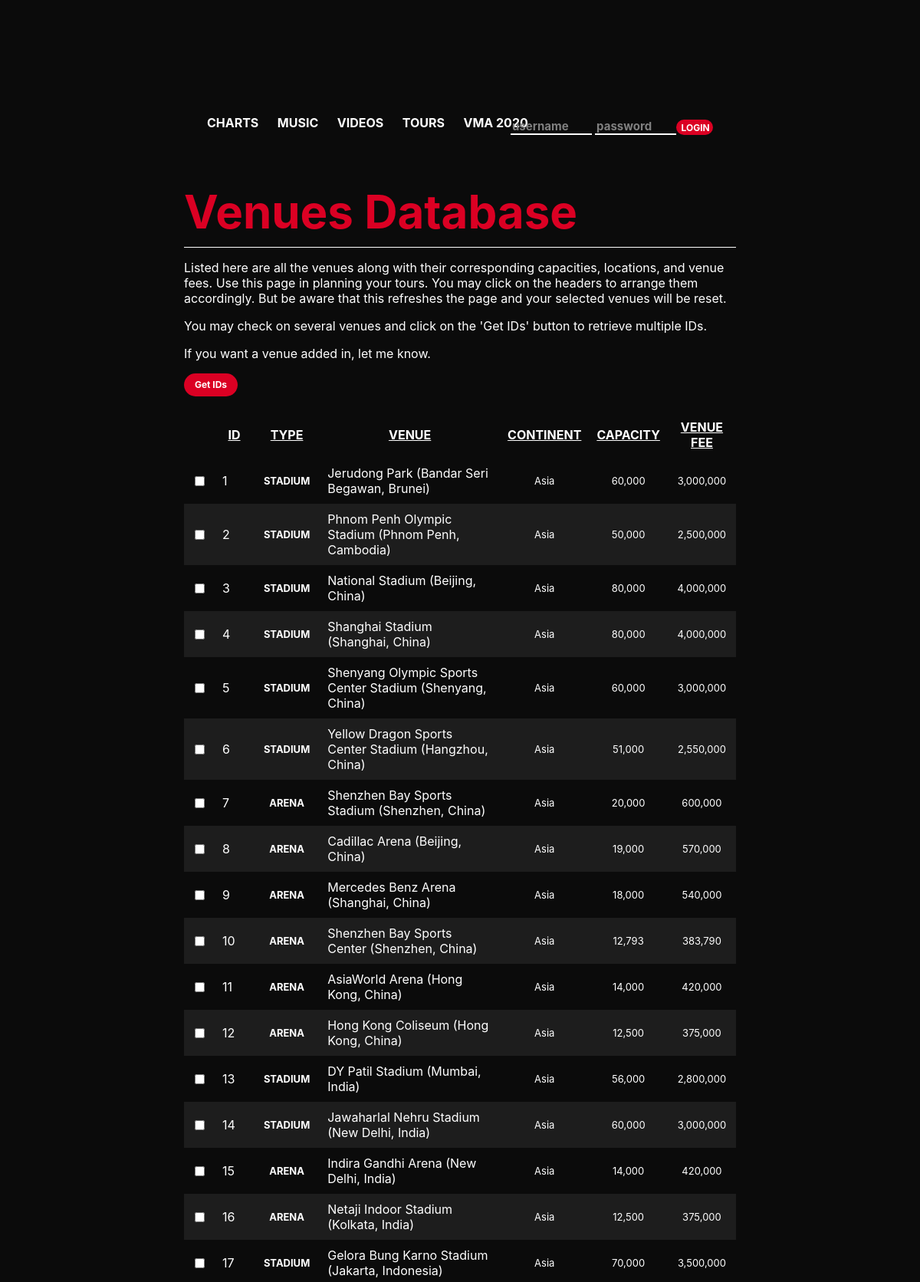
The app's page /website/venues.php (upper part) with its own data.
### tables this page shows
CREATE TABLE `venues` (
  `id` int(11) NOT NULL,
  `venue` varchar(100) NOT NULL,
  `city` varchar(50) NOT NULL,
  `country` varchar(50) NOT NULL,
  `continent` varchar(50) NOT NULL,
  `type` varchar(50) NOT NULL,
  `capacity` int(10) NOT NULL,
  `fee` int(10) NOT NULL
);

### website/venues.php (the view, shortened to what this page needs)
<?php
	include("includes/header.php");
	$sql = "SELECT * FROM venues";
?>
<div class="header" style="min-height: 100vh;">
	<h2 style="margin: 0;font-size: 60px;color: #db0023; border-bottom: 1px solid white; padding-bottom: 10px; margin-bottom: 10px;">Venues Database</h2>
	<p>Listed here are all the venues along with their corresponding capacities, locations, and venue fees. Use this page in planning your tours. You may click on the headers to arrange them accordingly. But be aware that this refreshes the page and your selected venues will be reset. </p>
	<p>You may check on several venues and click on the 'Get IDs' button to retrieve multiple IDs.</p>
	<p>If you want a venue added in, let me know.</p>
	<table id="myTable2">
		<tr>
			<th></th>
			<th><a href="venues.php?sort=id">ID</a></th>
			<th><a href="venues.php?sort=type">TYPE</a></th>
			<th><a href="venues.php?sort=venue">VENUE</a></th>
			<th><a href="venues.php?sort=continent">CONTINENT</a></th>
			<th><a href="venues.php?sort=capacity">CAPACITY</a></th>
			<th><a href="venues.php?sort=venuefee">VENUE FEE</a></th>
		</tr>
		<form id="prospects_form">
		<?php
				$result = $con->query($sql);
				if (mysqli_num_rows($result) > 0) {
 				   while($row = mysqli_fetch_assoc($result)) {
 				   	?>
 				   	<tr>
 				   		<td><input type="checkbox" name="venue" value="<?php echo $row['id'] ?>"></td>
 						<td><?php echo $row['id'] ?></td>
 						<td style="text-align: center; font-size: 13px; font-weight: bold;"><?php echo $row['type'] ?></td>
 						<td><?php echo $row['venue']; echo" (";echo $row['city']; echo", "; echo $row['country'];echo")" ?></td>
 						<td style="text-align: center;font-size: 13px; "><?php echo $row['continent'] ?></td>
 						<td style="text-align: center;font-size: 13px; "><?php echo number_format($row['capacity'])?></td>
 						<td style="text-align: center;font-size: 13px; "><?php echo number_format($row['fee']) ?></td>
 				   	</tr>
 				   <?php
 				   }
 				}
 				?>
 		<button style="width: 70px; height: 30px; border-radius: 20px; float: left; margin-bottom: 20px;" type="button">Get IDs</button>
 		</form>
	</table>
</div>
<?php
	include("includes/footer.php");
?>

### website/assets/css/style_1.css (style rules this page uses)
html, body { padding: 0; margin: 0; background-color: #0b0b0b; }
* { font-family: "SFProDisplay"; color: white; }
.header { min-width: 50%; max-width: 60%; margin-right: auto; margin-left: auto; overflow-x: auto; position: relative; margin-top: 5vh; }
button { float: right; background-color: #db0023; border: none; font-weight: bold; font-size: 12px; width: 70px; height: 20px; line-height: 20px; border-radius: 10px; }
input::placeholder { color: grey; font-size: 15px; }
table, th, td { border-collapse: collapse; border-spacing: 20px; padding: 10px; }
table { width: 100%; }
tr:nth-child(even) { background-color: #1d1d1d; }

### records on screen
venues: id "1", type "STADIUM", venue "Jerudong Park", city "Bandar Seri Begawan", country "Brunei", continent "Asia", capacity "60,000", fee "3,000,000"
venues: id "2", type "STADIUM", venue "Phnom Penh Olympic Stadium", city "Phnom Penh", country "Cambodia", continent "Asia", capacity "50,000", fee "2,500,000"
venues: id "3", type "STADIUM", venue "National Stadium", city "Beijing", country "China", continent "Asia", capacity "80,000", fee "4,000,000"
venues: id "4", type "STADIUM", venue "Shanghai Stadium", city "Shanghai", country "China", continent "Asia", capacity "80,000", fee "4,000,000"
venues: id "5", type "STADIUM", venue "Shenyang Olympic Sports Center Stadium", city "Shenyang", country "China", continent "Asia", capacity "60,000", fee "3,000,000"
venues: id "6", type "STADIUM", venue "Yellow Dragon Sports Center Stadium", city "Hangzhou", country "China", continent "Asia", capacity "51,000", fee "2,550,000"
venues: id "7", type "ARENA", venue "Shenzhen Bay Sports Stadium", city "Shenzhen", country "China", continent "Asia", capacity "20,000", fee "600,000"
venues: id "8", type "ARENA", venue "Cadillac Arena", city "Beijing", country "China", continent "Asia", capacity "19,000", fee "570,000"
venues: id "9", type "ARENA", venue "Mercedes Benz Arena", city "Shanghai", country "China", continent "Asia", capacity "18,000", fee "540,000"
venues: id "10", type "ARENA", venue "Shenzhen Bay Sports Center", city "Shenzhen", country "China", continent "Asia", capacity "12,793", fee "383,790"
venues: id "11", type "ARENA", venue "AsiaWorld Arena", city "Hong Kong", country "China", continent "Asia", capacity "14,000", fee "420,000"
venues: id "12", type "ARENA", venue "Hong Kong Coliseum", city "Hong Kong", country "China", continent "Asia", capacity "12,500", fee "375,000"
venues: id "13", type "STADIUM", venue "DY Patil Stadium", city "Mumbai", country "India", continent "Asia", capacity "56,000", fee "2,800,000"
venues: id "14", type "STADIUM", venue "Jawaharlal Nehru Stadium", city "New Delhi", country "India", continent "Asia", capacity "60,000", fee "3,000,000"
venues: id "15", type "ARENA", venue "Indira Gandhi Arena", city "New Delhi", country "India", continent "Asia", capacity "14,000", fee "420,000"
venues: id "16", type "ARENA", venue "Netaji Indoor Stadium", city "Kolkata", country "India", continent "Asia", capacity "12,500", fee "375,000"
venues: id "17", type "STADIUM", venue "Gelora Bung Karno Stadium", city "Jakarta", country "Indonesia", continent "Asia", capacity "70,000", fee "3,500,000"
